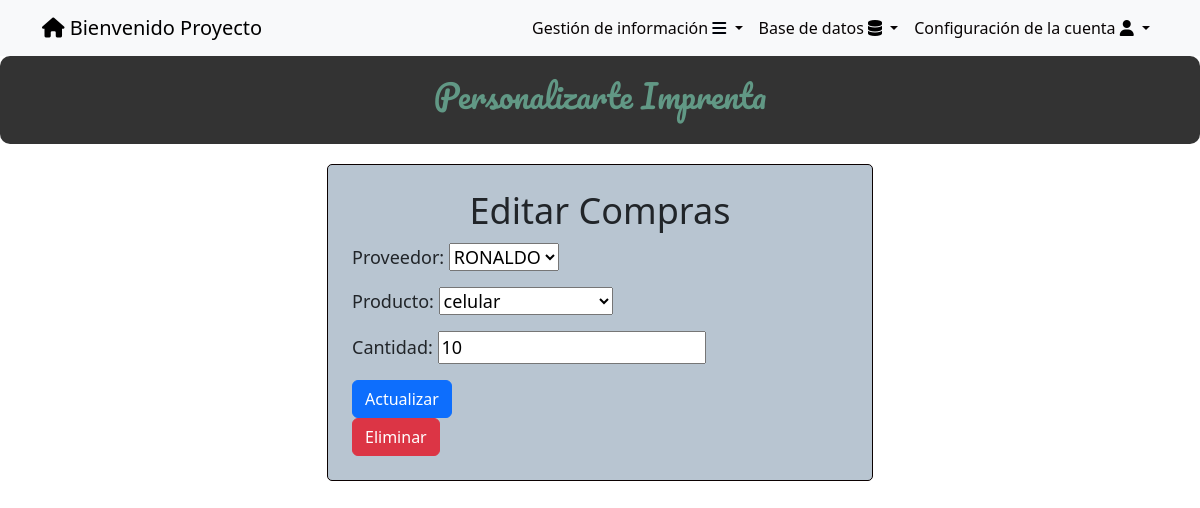
The app's page /compras/2/ (signed in) with its own data.
### tasks/models.py (models this page shows, shortened)
class Compra(models.Model):
    fechaCompra = models.DateField(auto_now_add=True,null=True, blank=True)
    totalCompra = models.DecimalField(max_digits=10, decimal_places=2, blank=True, null=True)
    idProducto = models.ForeignKey(Producto, null=True, blank=True,on_delete=models.CASCADE)
    idProveedor = models.ForeignKey(Proveedor, null=True, blank=True,on_delete=models.CASCADE)
    idEmpleado = models.ForeignKey(Usuario, null=True, blank=True,on_delete=models.CASCADE)
    cantidad = models.IntegerField(null=True, blank=True)
    user = models.ForeignKey(User, on_delete=models.CASCADE,blank=True, null=True)

### tasks/views.py (the view)
# urls.py: path('compras/<int:compra_id>/', views.compra_detail,name='compra_detail'),
@login_required
def compra_detail(request,compra_id):
    compra = get_object_or_404(Compra,pk=compra_id)
    if request.user.is_superuser:
        form = CompraForm(instance=compra)
    else:
        if compra.user != request.user:
            return HttpResponseForbidden(" No tienes permiso para acceder a esta página.")
        form = CompraForm(instance=compra)
    if request.method =='POST':
        form = CompraForm(request.POST, instance=compra)
        if form.is_valid():
            form.save()
            return redirect('compras')
    return render(request,'compra_detail.html',{
        'compra':compra,
        'form':form
    })

### tasks/forms.py
class CompraForm(ModelForm):
    class Meta:
        model = Compra
        fields = ['idProveedor','idProducto','cantidad',]
        labels = {
            'totalCompra':'Total',
            'idOrden':'Orden',
            'idProveedor':'Proveedor',
            'idEmpleado':'Empleado',
            'idProducto':'Producto'
        }

### tasks/models.py (called while the page is built)
    def __str__(self):
        return self.nombre

    def __str__(self):
        return self.nombre

### tasks/templates/compra_detail.html (shortened to what this page needs)
{% extends 'base.html' %}
{% block content %}
<head>
</head>
<body>
    <center>
        <div class="feature-box">
            <h2>Personalizarte Imprenta</h2>
        </div>
    </center>
    <div class="container">
        <div class="row justify-content-center">
            <div class="col-md-6">
                <div class="custom-form-container p-4">
                    <center>
                        <h1>
                            Editar Compras
                        </h1>
                    </center>
                    <form method="post">
                        {{ form.as_p }}
                        <button class="btn btn-primary">
                            Actualizar
                        </button>
                    </form>
                    <form id="deleteForm" method="post" action="{% url 'delete_compras' compra.id %}">
                        <button class="btn btn-danger" type="button" onclick="confirmDelete()">Eliminar</button>
                    </form>
                </div>
            </div>
        </div>
    </div>
</body>
{% endblock %}

### tasks/templates/base.html (shortened to what this page needs)
<!DOCTYPE html>
<html lang="en">
<head>
    <link rel="stylesheet" href="https://cdn.jsdelivr.net/npm/bootstrap@5.3.2/dist/css/bootstrap.min.css">
    <link rel="stylesheet" href="https://cdnjs.cloudflare.com/ajax/libs/font-awesome/6.4.2/css/all.min.css">
    <link rel="stylesheet" href="https://cdn.jsdelivr.net/npm/bootstrap@5.3.2/dist/css/bootstrap.min.css">
</head>
<body>
    <nav class="navbar navbar-expand-lg bg-body-tertiary">
        <div class="container">
            {% if user.is_authenticated %}
            <a class="navbar-brand" href="/" id="uno"> <i class="fa-solid fa-house" style="color: #000000;"></i>
                Bienvenido {{user.username}}</a>
            {% endif %}
            {% if user.is_authenticated %}
            <div class="collapse navbar-collapse" id="navbarSupportedContent">
                <ul class="navbar-nav ms-auto">
                    <li class="nav-item dropdown">
                        <a class="nav-link dropdown-toggle" href="#" role="button" data-bs-toggle="dropdown"
                            aria-expanded="false">
                            Gestión de información <i class="fa-solid fa-bars" style="color: #00040b;"></i>
                        </a>
                    </li>
                    {% if user.is_superuser %}
                    <li class="nav-item dropdown">
                        <a class="nav-link dropdown-toggle" href="#" role="button" data-bs-toggle="dropdown"
                            aria-expanded="false">
                            Base de datos <i class="fa-solid fa-database" style="color: #000000;"></i>
                        </a>
                        {% endif %}
                    <li class="nav-item dropdown">
                        <a class="nav-link dropdown-toggle" href="#" role="button" data-bs-toggle="dropdown"
                            aria-expanded="false">
                            Configuración de la cuenta <i class="fa-solid fa-user" style="color: #000000;"></i>
                        </a>
            {% endif %}
        </div>
    </nav>
</body>
</html>
{% block content %}
{% endblock %}

### tasks/templates/base.html (style rules this page uses)
.nav-link { display: block; text-decoration: none; color: #080404; padding: 5px; }

### tasks/templates/compra_detail.html (style rules this page uses)
.custom-form-container { background-color: #f8f9fa; border: 1px solid #0d0101; border-radius: 5px; padding: 10px; margin-top: 20px; margin-bottom: 20px; }
.custom-form-container { background-color: #b8c5d1; border: 1px solid #0b0101; border-radius: 5px; }
.feature-box { background-color: rgba(0, 0, 0, 0.8); color: white; padding: 20px; text-align: center; border-radius: 10px; transition: transform 0.3s ease; }
h1 { font-size: 36px; margin-bottom: 10px; }
h2 { font-family: 'Pacifico', cursive; color: rgb(97, 152, 133); font-size: 32px; margin-bottom: 10px; }
p { font-size: 18px; }

### records on screen
Compra: idProveedor "RONALDO", idProducto "celular", cantidad "10"

### other values on screen
{{ user.username }} "Proyecto"
